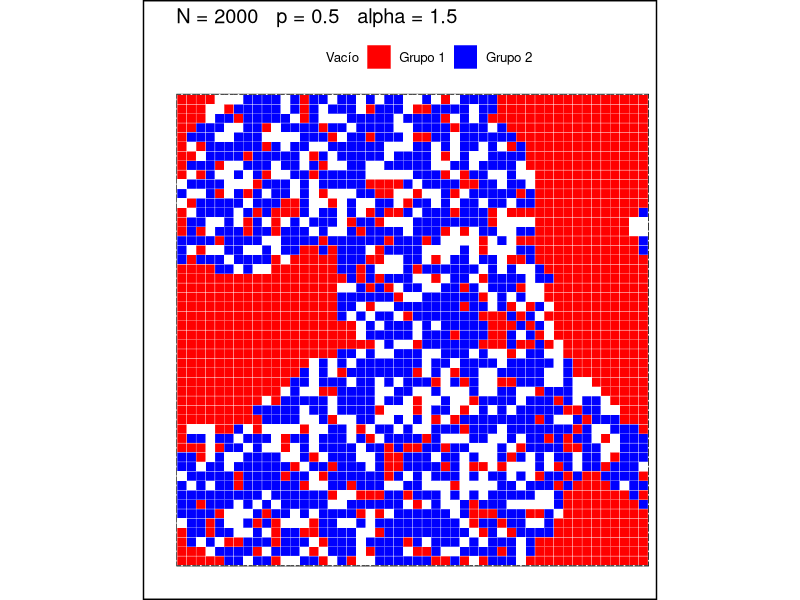
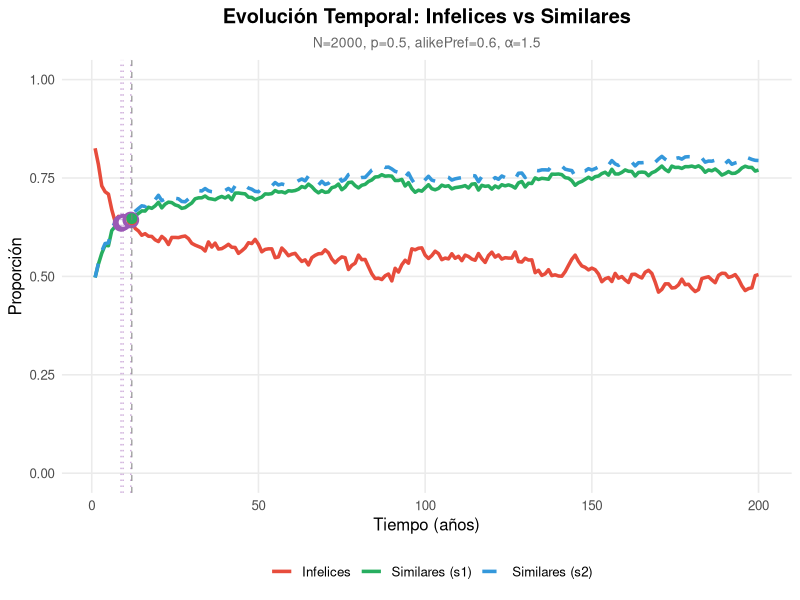
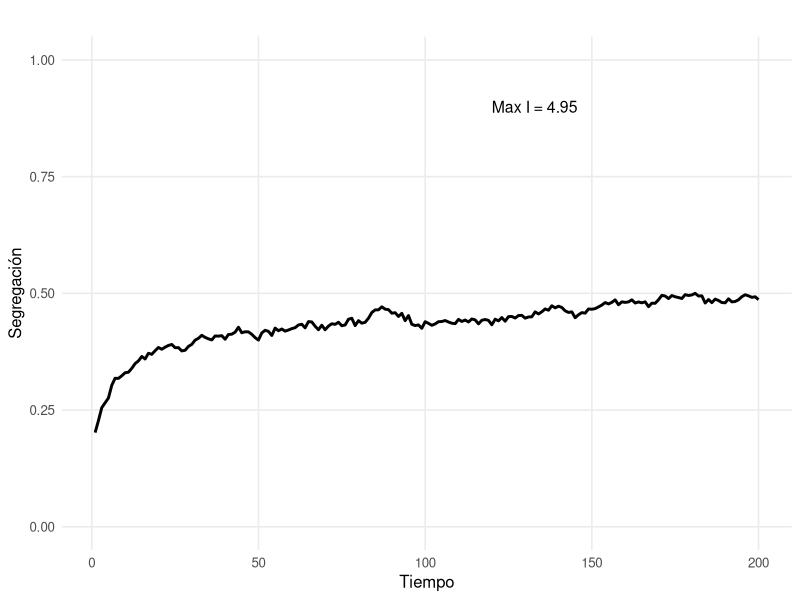
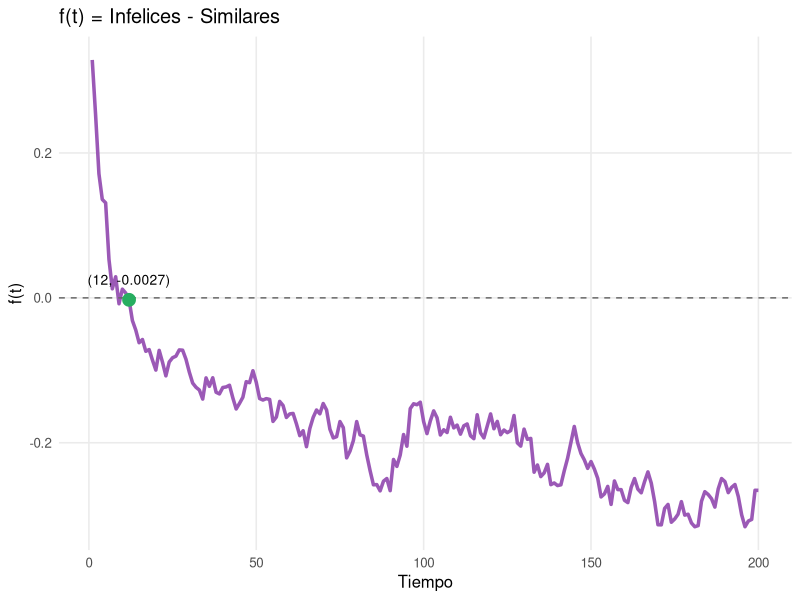
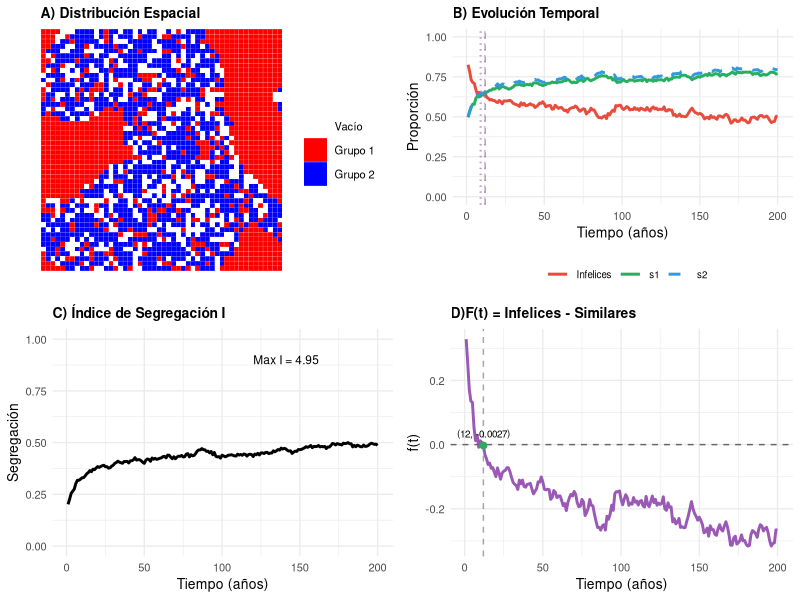

The R script that drew these images, in order:
# Cargar librerías necesarias
if (!require("ggplot2")) install.packages("ggplot2")
if (!require("viridis")) install.packages("viridis")
if (!require("gridExtra")) install.packages("gridExtra")
if (!require("grid")) install.packages("grid")

library(ggplot2)
library(viridis)
library(gridExtra)
library(grid)

# ====================================================================================
# FUNCIÓN DE SIMULACIÓN
# ====================================================================================

simular_modelo1 <- function(N, p, citySize, years, alikePref, alfa){
  
  T <- citySize**2
  density <- round(N/T,3)   
  N1 <- round(N*p)
  N2 <- N-N1
  
  groups <- c(rep(1, N1), rep(2, N2))
  empty <- c(rep(0,T-N))
  set.seed(1234)
  city <- matrix(sample(c(groups, empty), citySize^2, replace = F), ncol = citySize)
  city0 <- city
  city0.des <- matrix(city0,T,1)
  
  getNeighbors <- function(coords) {
    n <- c()
    for (i in c(1:8)) {
      if (i == 1) { x <- coords[1] + 1; y <- coords[2] }
      if (i == 2) { x <- coords[1] + 1; y <- coords[2] + 1 }
      if (i == 3) { x <- coords[1]; y <- coords[2] + 1 }
      if (i == 4) { x <- coords[1] - 1; y <- coords[2] + 1 }
      if (i == 5) { x <- coords[1] - 1; y <- coords[2] }
      if (i == 6) { x <- coords[1] - 1; y <- coords[2] - 1 }
      if (i == 7) { x <- coords[1]; y <- coords[2] - 1 }
      if (i == 8) { x <- coords[1] + 1; y <- coords[2] - 1 }
      
      if (x < 1) x <- citySize
      if (x > citySize) x <- 1
      if (y < 1) y <- citySize
      if (y > citySize) y <- 1
      n <- rbind(n, c(x,y))
    }
    n
  }
  
  unHappyMonitor <- c()
  similarMonitor <- c()
  S <- c()
  I <- c()
  
  for (t in c(1:years)) {
    
    happy <- c()
    unhappy <- c() 
    similar <- c()
    similara <- c()
    similarb <- c()
    similar3 <- c()
    
    alikePref1 <- rep(alikePref, years)
    alikePref2 <- rep(alikePref*alfa, years)
    
    for (j in c(1:citySize)) {
      for (k in c(1:citySize)) {
        
        current <- c(j,k)
        value <- city[j,k] 
        
        if (value > 0) {
          
          likeNeighbors <- 0
          allNeighbors <- 0
          neighbors <- getNeighbors(current)
          
          for (i in c(1:nrow(neighbors))){
            x <- neighbors[i,1]
            y <- neighbors[i,2]
            
            if (city[x,y] > 0) {
              allNeighbors <- allNeighbors + 1
            }
            
            if (city[x,y] == value) {
              likeNeighbors <- likeNeighbors + 1
            }
          }
          
          if (is.nan(likeNeighbors / allNeighbors) == FALSE) {
            
            similar <- c(similar, likeNeighbors / allNeighbors)
            similara <- c(similara, likeNeighbors)
            similarb <- c(similarb, allNeighbors)
            
            if (value==1){
              alikePrefg <- alikePref1[t]
            }
            if (value==2){
              alikePrefg <- alikePref2[t]
            }
            
            similar1 <- likeNeighbors / N1
            similar2 <- (allNeighbors-likeNeighbors) / N2
            similar3 <- c(similar3, abs(similar1-similar2))
            
            if ((likeNeighbors / allNeighbors) < alikePrefg) {
              unhappy <- rbind(unhappy, current)
            } else {
              happy <- rbind(happy, current)
            }
            
          } else {
            happy <- rbind(happy, current)
          }
        }
      }
    }
    
    unHappyMonitor <- c(unHappyMonitor, length(unhappy)/(length(happy) + length(unhappy)))
    similarMonitor <- c(similarMonitor, mean(similar))
    S <- c(S, sum(similara)/sum(similarb))
    I <- c(I, 0.5*sum(similar3))
    
    if (length(unhappy) > 0) {
      randUnHappy <- sample(nrow(unhappy))
      
      for (i in randUnHappy) {
        mover <- unhappy[i,]
        mover_val <- city[mover[1],mover[2]]
        move_to <- c(sample(1:citySize,1), sample(1:citySize,1))
        move_to_val <- city[move_to[1], move_to[2]]
        
        while (move_to_val > 0) {
          move_to <- c(sample(1:citySize,1), sample(1:citySize,1))
          move_to_val <- city[move_to[1], move_to[2]]
        }
        
        city[mover[1], mover[2]] <- 0
        city[move_to[1], move_to[2]] <- mover_val
      }
    }
  }
  
  return(list(
    unhappy = unHappyMonitor, 
    similar = similarMonitor,
    S = S,
    I = I,
    city_final = city
  ))
}

# ====================================================================================
# FUNCIÓN PRINCIPAL DE VISUALIZACIÓN
# ====================================================================================

visualizar_schelling <- function(N = 2000, p = 0.5, citySize = 50, 
                                 years = 200, alikePref = 0.6, alfa = 1.5,
                                 guardar_graficos = FALSE) {
  
  # Iniciar temporizador total
  tiempo_inicio_total <- Sys.time()
  
  T <- citySize^2
  if (N > T) {
    stop(sprintf("Error: N (%d) no puede ser mayor que citySize^2 (%d)", N, T))
  }
  if (p < 0 || p > 1) {
    stop("Error: p debe estar entre 0 y 1")
  }
  if (alikePref < 0 || alikePref > 1) {
    stop("Error: alikePref debe estar entre 0 y 1")
  }
  
  cat("\n=== EJECUTANDO SIMULACIÓN ===\n")
  cat(sprintf("Parámetros: N=%d, p=%.2f, citySize=%d, years=%d, alikePref=%.2f, alfa=%.2f\n", 
              N, p, citySize, years, alikePref, alfa))
  
  # Medir tiempo de simulación
  tiempo_inicio_sim <- Sys.time()
  resultado <- simular_modelo1(N, p, citySize, years, alikePref, alfa)
  tiempo_fin_sim <- Sys.time()
  tiempo_simulacion <- as.numeric(difftime(tiempo_fin_sim, tiempo_inicio_sim, units = "secs"))
  
  cat(sprintf("✓ Simulación completada en %.2f segundos\n\n", tiempo_simulacion))
  
  # Medir tiempo de generación de gráficos
  tiempo_inicio_graficos <- Sys.time()
  
  tiempo <- 1:length(resultado$unhappy)
  diferencia <- resultado$unhappy - resultado$similar
  idx_cero <- which.min(abs(diferencia))
  
  # ====================================================================================
  # GRÁFICO 1: MAPA DE CALOR DE SEGREGACIÓN
  # ====================================================================================
  
  cat("📊 Generando Gráfico 1: Mapa de Calor...\n")
  
  city_df <- as.data.frame(as.table(resultado$city_final))
  names(city_df) <- c("X", "Y", "Grupo")
  city_df$Grupo <- factor(city_df$Grupo, 
                          levels = c(0, 1, 2),
                          labels = c("Vacío", "Grupo 1", "Grupo 2"))
  
  grafico1 <- ggplot(city_df, aes(x = Y, y = X, fill = Grupo)) +
    geom_tile(color = "white", linewidth = 0.1) +
    scale_fill_manual(values = c("Vacío" = "white", 
                                 "Grupo 1" = "red", 
                                 "Grupo 2" = "blue")) +
    coord_equal() +
    labs(title = sprintf("N = %d   p = %.1f   alpha = %.1f", N, p, alfa),
         x = "", y = "") +
    theme_minimal(base_size = 12) +
    theme(
      plot.background = element_rect(fill = "white", color = "black", linewidth = 1),
      panel.background = element_rect(fill = "white", color = "black", linewidth = 2),
      panel.grid.minor = element_blank(),
      axis.text = element_blank(),
      axis.ticks = element_blank(),
      legend.position = "top",
      legend.title = element_blank()
    )
  
  print(grafico1)
  if (guardar_graficos) {
    ggsave("mapa_calor_segregacion.png", grafico1, width = 6, height = 6, dpi = 300)
  }
  
  # ====================================================================================
  # GRÁFICO 2: EVOLUCIÓN TEMPORAL - DOS CURVAS
  # ====================================================================================
  
  cat("📊 Generando Gráfico 2: Evolución Temporal...\n")
  
  df_temporal2 <- data.frame(
    Tiempo = rep(tiempo, 3),
    Valor = c(resultado$unhappy, resultado$similar, resultado$S),
    Variable = factor(rep(c("Inf", "S1", "S2"), each = length(tiempo)),
                      levels = c("Inf", "S1", "S2"))
  )
  
  cruces <- which(diff(sign(diferencia)) != 0)
  puntos_cruce <- data.frame()
  
  if (length(cruces) > 0) {
    for (idx in cruces) {
      t1 <- tiempo[idx]
      t2 <- tiempo[idx + 1]
      y1 <- diferencia[idx]
      y2 <- diferencia[idx + 1]
      
      t_cruce <- t1 - y1 * (t2 - t1) / (y2 - y1)
      valor_cruce <- resultado$unhappy[idx] + 
        (resultado$unhappy[idx + 1] - resultado$unhappy[idx]) * 
        (t_cruce - t1) / (t2 - t1)
      
      puntos_cruce <- rbind(puntos_cruce, 
                            data.frame(Tiempo = t_cruce, Valor = valor_cruce))
    }
  }
  
  grafico2 <- ggplot(df_temporal2, aes(x = Tiempo, y = Valor)) +
    geom_line(aes(color = Variable, linetype = Variable), linewidth = 1.2) +
    scale_color_manual(
      name = "",
      values = c("Inf" = "#E74C3C", "S1" = "#27AE60", "S2" = "#3498DB"),
      labels = c("Inf" = "Infelices", "S1" = "Similares (s1)", "S2" = "Similares (s2)")
    ) +
    scale_linetype_manual(
      name = "",
      values = c("Inf" = "solid", "S1" = "solid", "S2" = "dashed"),
      labels = c("Inf" = "Infelices", "S1" = "Similares (s1)", "S2" = "Similares (s2)")
    ) +
    labs(
      title = "Evolución Temporal: Infelices vs Similares",
      subtitle = sprintf("N=%d, p=%.1f, alikePref=%.1f, α=%.1f", N, p, alikePref, alfa),
      x = "Tiempo (años)",
      y = "Proporción"
    ) +
    ylim(0, 1) +
    theme_minimal(base_size = 12) +
    theme(
      plot.background = element_rect(fill = "white", color = "white"),
      panel.background = element_rect(fill = "white", color = "white"),
      panel.grid.minor = element_blank(),
      legend.position = "bottom",
      plot.title = element_text(face = "bold", hjust = 0.5),
      plot.subtitle = element_text(hjust = 0.5, size = 10, color = "gray40")
    )
  
  if (nrow(puntos_cruce) > 0) {
    grafico2 <- grafico2 +
      geom_point(data = puntos_cruce, aes(x = Tiempo, y = Valor),
                 color = "#9B59B6", size = 3, shape = 21, fill = "white", stroke = 2) +
      geom_vline(data = puntos_cruce, aes(xintercept = Tiempo),
                 linetype = "dotted", color = "#9B59B6", alpha = 0.5)
  }
  
  punto_min <- data.frame(
    Tiempo = tiempo[idx_cero],
    Valor_inf = resultado$unhappy[idx_cero],
    Valor_sim = resultado$similar[idx_cero]
  )
  
  grafico2 <- grafico2 +
    geom_point(data = punto_min, aes(x = Tiempo, y = Valor_inf),
               color = "#E74C3C", size = 3, shape = 19) +
    geom_point(data = punto_min, aes(x = Tiempo, y = Valor_sim),
               color = "#27AE60", size = 3, shape = 19) +
    geom_vline(xintercept = punto_min$Tiempo, 
               linetype = "dashed", color = "gray50", alpha = 0.7)
  
  print(grafico2)
  if (guardar_graficos) {
    ggsave("evolucion_temporal.png", grafico2, width = 10, height = 6, dpi = 300)
  }
  
  # ====================================================================================
  # GRÁFICO 3: ÍNDICE DE SEGREGACIÓN I 
  # ====================================================================================
  
  cat("📊 Generando Gráfico 3: Índice de Segregación...\n")
  
  I_normalizado <- resultado$I / (2 * max(resultado$I))
  
  df_segregacion <- data.frame(
    Tiempo = tiempo,
    I = I_normalizado
  )
  
  grafico3 <- ggplot(df_segregacion, aes(x = Tiempo, y = I)) +
    geom_line(color = "black", linewidth = 1) +
    labs(title = "",
         x = "Tiempo",
         y = "Segregación") +
    ylim(0, 1) +
    theme_minimal(base_size = 12) +
    theme(
      plot.background = element_rect(fill = "white", color = "white"),
      panel.background = element_rect(fill = "white", color = "white"),
      panel.grid.minor = element_blank()
    ) +
    annotate("text", x = max(tiempo) * 0.6, y = 0.9,
             label = sprintf("Max I = %.2f", max(resultado$I)),
             hjust = 0, size = 4)
  
  print(grafico3)
  if (guardar_graficos) {
    ggsave("indice_segregacion.png", grafico3, width = 8, height = 5, dpi = 300)
  }
  
  # ====================================================================================
  # GRÁFICO 4: FUNCIÓN OBJETIVO
  # ====================================================================================
  
  cat("📊 Generando Gráfico 4: Función Objetivo...\n")
  
  df_objetivo <- data.frame(
    Tiempo = tiempo,
    Diferencia = diferencia
  )
  
  punto_cero <- data.frame(
    Tiempo = tiempo[idx_cero],
    Diferencia = diferencia[idx_cero]
  )
  
  grafico4 <- ggplot(df_objetivo, aes(x = Tiempo, y = Diferencia)) +
    geom_line(color = "#9B59B6", linewidth = 1.2) +
    geom_hline(yintercept = 0, linetype = "dashed", color = "gray40") +
    geom_point(data = punto_cero, aes(x = Tiempo, y = Diferencia),
               color = "#27AE60", size = 4) +
    geom_text(data = punto_cero, 
              aes(x = Tiempo, y = Diferencia, 
                  label = sprintf("(%.0f, %.4f)", Tiempo, Diferencia)),
              vjust = -1.5, hjust = 0.5, size = 3.5) +
    labs(title = "f(t) = Infelices - Similares",
         x = "Tiempo",
         y = "f(t)") +
    theme_minimal(base_size = 12) +
    theme(
      plot.background = element_rect(fill = "white", color = "white"),
      panel.background = element_rect(fill = "white", color = "white"),
      panel.grid.minor = element_blank()
    )
  
  print(grafico4)
  if (guardar_graficos) {
    ggsave("funcion_objetivo.png", grafico4, width = 8, height = 5, dpi = 300)
  }
  
  # ====================================================================================
  # GRÁFICO 5: PANEL COMPLETO (4 GRÁFICOS JUNTOS)
  # ====================================================================================
  
  cat("📊 Generando Gráfico 5: Panel completo (4 gráficos)...\n")
  
  # A) Mapa de calor simplificado
  grafico_panel_a <- ggplot(city_df, aes(x = Y, y = X, fill = Grupo)) +
    geom_tile(color = "white", linewidth = 0.05) +
    scale_fill_manual(values = c("Vacío" = "white", 
                                 "Grupo 1" = "red", 
                                 "Grupo 2" = "blue")) +
    coord_equal() +
    labs(title = "A) Distribución Espacial", x = "", y = "") +
    theme_minimal(base_size = 10) +
    theme(
      plot.title = element_text(face = "bold", size = 10),
      axis.text = element_blank(),
      axis.ticks = element_blank(),
      legend.position = "right",
      legend.title = element_blank(),
      legend.text = element_text(size = 8),
      panel.grid = element_blank()
    )
  
  # B) Evolución temporal
  grafico_panel_b <- ggplot(df_temporal2, aes(x = Tiempo, y = Valor)) +
    geom_line(aes(color = Variable, linetype = Variable), linewidth = 1) +
    scale_color_manual(
      name = "",
      values = c("Inf" = "#E74C3C", "S1" = "#27AE60", "S2" = "#3498DB"),
      labels = c("Inf" = "Infelices", "S1" = "s1", "S2" = "s2")
    ) +
    scale_linetype_manual(
      name = "",
      values = c("Inf" = "solid", "S1" = "solid", "S2" = "dashed"),
      labels = c("Inf" = "Infelices", "S1" = "s1", "S2" = "s2")
    ) +
    labs(title = "B) Evolución Temporal", x = "Tiempo (años)", y = "Proporción") +
    ylim(0, 1) +
    theme_minimal(base_size = 10) +
    theme(
      plot.title = element_text(face = "bold", size = 10),
      legend.position = "bottom",
      legend.text = element_text(size = 7)
    )
  
  if (nrow(puntos_cruce) > 0) {
    grafico_panel_b <- grafico_panel_b +
      geom_vline(data = puntos_cruce, aes(xintercept = Tiempo),
                 linetype = "dotted", color = "#9B59B6", alpha = 0.5)
  }
  
  grafico_panel_b <- grafico_panel_b +
    geom_vline(xintercept = punto_min$Tiempo, 
               linetype = "dashed", color = "gray50", alpha = 0.7)
  
  # C) Índice de segregación
  grafico_panel_c <- ggplot(df_segregacion, aes(x = Tiempo, y = I)) +
    geom_line(color = "black", linewidth = 1) +
    labs(title = "C) Índice de Segregación I", x = "Tiempo (años)", y = "Segregación") +
    ylim(0, 1) +
    theme_minimal(base_size = 10) +
    theme(plot.title = element_text(face = "bold", size = 10)) +
    annotate("text", x = max(tiempo) * 0.6, y = 0.9,
             label = sprintf("Max I = %.2f", max(resultado$I)),
             hjust = 0, size = 3)
  
  # D) Función objetivo
  grafico_panel_d <- ggplot(df_objetivo, aes(x = Tiempo, y = Diferencia)) +
    geom_line(color = "#9B59B6", linewidth = 1) +
    geom_hline(yintercept = 0, linetype = "dashed", color = "gray40") +
    geom_point(data = punto_cero, aes(x = Tiempo, y = Diferencia),
               color = "#27AE60", size = 2) +
    geom_vline(xintercept = punto_min$Tiempo, 
               linetype = "dashed", color = "gray50", alpha = 0.7) +
    geom_text(data = punto_cero, 
              aes(x = Tiempo, y = Diferencia, 
                  label = sprintf("(%.0f, %.4f)", Tiempo, Diferencia)),
              vjust = -1, hjust = 0.5, size = 2.5) +
    labs(title = "D)F(t) = Infelices - Similares", x = "Tiempo (años)", y = "f(t)") +
    theme_minimal(base_size = 10) +
    theme(plot.title = element_text(face = "bold", size = 10))
  
  # Crear panel combinado
  grafico5 <- grid.arrange(
    grafico_panel_a, grafico_panel_b, 
    grafico_panel_c, grafico_panel_d,
    ncol = 2
  )
  
  if (guardar_graficos) {
    ggsave("panel_completo_4_graficos.png", grafico5, width = 12, height = 10, dpi = 300)
  }
  
  # Finalizar temporizador de gráficos
  tiempo_fin_graficos <- Sys.time()
  tiempo_graficos <- as.numeric(difftime(tiempo_fin_graficos, tiempo_inicio_graficos, units = "secs"))
  
  # Tiempo total
  tiempo_fin_total <- Sys.time()
  tiempo_total <- as.numeric(difftime(tiempo_fin_total, tiempo_inicio_total, units = "secs"))
  
  # ====================================================================================
  # ESTADÍSTICAS RESUMEN
  # ====================================================================================
  
  cat("\n=== RESULTADOS ===\n\n")
  cat(sprintf("Parámetros:\n"))
  cat(sprintf("  N = %d agentes (%.1f%% ocupación)\n", N, 100*N/(citySize^2)))
  cat(sprintf("  Grupo 1: %.0f%% (tolerancia = %.2f)\n", 100*p, alikePref))
  cat(sprintf("  Grupo 2: %.0f%% (tolerancia = %.2f)\n", 100*(1-p), alikePref*alfa))
  cat(sprintf("  Ciudad: %dx%d parcelas\n", citySize, citySize))
  cat(sprintf("  Años simulados: %d\n\n", years))
  
  cat(sprintf("Resultados:\n"))
  cat(sprintf("  Tiempo óptimo (f(t) ≈ 0):              t = %d años\n", 
              tiempo[idx_cero]))
  cat(sprintf("  Valor de f(t*):                         %.6f\n", 
              diferencia[idx_cero]))
  cat(sprintf("  Índice I máximo:                        %.2f\n", max(resultado$I)))
  cat(sprintf("  Índice I final:                         %.2f\n", resultado$I[length(resultado$I)]))
  
  if (nrow(puntos_cruce) > 0) {
    cat(sprintf("\n  Puntos de cruce detectados:             %d\n", nrow(puntos_cruce)))
    for (i in 1:nrow(puntos_cruce)) {
      cat(sprintf("    Cruce %d: t = %.2f años, valor = %.4f\n", 
                  i, puntos_cruce$Tiempo[i], puntos_cruce$Valor[i]))
    }
  }
  
  cat(sprintf("\n  Proporción final de infelices:          %.4f (%.1f%%)\n", 
              resultado$unhappy[length(resultado$unhappy)],
              100*resultado$unhappy[length(resultado$unhappy)]))
  cat(sprintf("  Proporción final de similares:          %.4f (%.1f%%)\n", 
              resultado$similar[length(resultado$similar)],
              100*resultado$similar[length(resultado$similar)]))
  cat(sprintf("  Diferencia final:                       %.6f\n\n", 
              diferencia[length(diferencia)]))
  
  cat("✓ Todos los gráficos generados\n\n")
  
  # ====================================================================================
  # TIEMPOS DE EJECUCIÓN
  # ====================================================================================
  
  cat("=== TIEMPOS DE EJECUCIÓN ===\n\n")
  cat(sprintf("  Simulación:        %.2f segundos (%.1f%%)\n", 
              tiempo_simulacion, 100*tiempo_simulacion/tiempo_total))
  cat(sprintf("  Gráficos:          %.2f segundos (%.1f%%)\n", 
              tiempo_graficos, 100*tiempo_graficos/tiempo_total))
  cat(sprintf("  TOTAL:             %.2f segundos\n\n", tiempo_total))
  
  if (tiempo_total < 60) {
    cat(sprintf("⏱️  Tiempo total: %.1f segundos\n\n", tiempo_total))
  } else if (tiempo_total < 3600) {
    cat(sprintf("⏱️  Tiempo total: %.1f minutos (%.0f segundos)\n\n", 
                tiempo_total/60, tiempo_total))
  } else {
    cat(sprintf("⏱️  Tiempo total: %.2f horas (%.0f minutos)\n\n", 
                tiempo_total/3600, tiempo_total/60))
  }
  
  invisible(list(
    resultado = resultado,
    diferencia = diferencia,
    tiempo_optimo = tiempo[idx_cero],
    puntos_cruce = puntos_cruce,
    I_max = max(resultado$I),
    graficos = list(g1 = grafico1, g2 = grafico2, 
                    g3 = grafico3, g4 = grafico4, g5 = grafico5),
    tiempos = list(
      simulacion = tiempo_simulacion,
      graficos = tiempo_graficos,
      total = tiempo_total
    )
  ))
}

# ====================================================================================
# EJEMPLOS DE USO
# ====================================================================================

cat("\n" , paste(rep("=", 70), collapse = ""), "\n")
cat("MODELO 1 - CON MEDICIÓN DE TIEMPOS\n")
cat(paste(rep("=", 70), collapse = ""), "\n\n")

cat("Uso básico:\n")
cat("  visualizar_schelling()\n\n")

cat("Ejemplos con parámetros del paper:\n")
cat("  # Escenario 1: N=500, p=0.5, alfa=0.5\n")
cat("  visualizar_schelling(N=500, p=0.5, citySize=25, alikePref=0.6, alfa=0.5)\n\n")
cat("  # Escenario 3: N=1500, p=0.25, alfa=0.5\n")
cat("  visualizar_schelling(N=1500, p=0.25, citySize=40, alikePref=0.6, alfa=0.5)\n\n")

cat("Para guardar los gráficos:\n")
cat("  visualizar_schelling(guardar_graficos = TRUE)\n\n")

cat(paste(rep("=", 70), collapse = ""), "\n\n")

# EJECUTAR CON PARÁMETROS POR DEFECTO
visualizar_schelling()